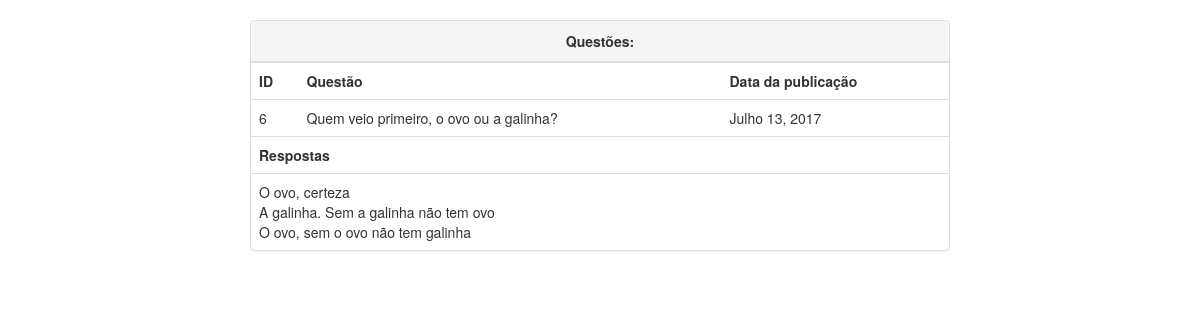
Screenshot of /question/6 with the database file from the repository.
### pools/models.py (models this page shows, shortened)
class Question(models.Model):
    question_text = models.CharField(max_length=255, null=False)
    closed = models.BooleanField(default=False)
    pub_date = models.DateField()

class Choice(models.Model):
    question = models.ForeignKey(Question, on_delete=models.CASCADE, null=True)
    choice_text = models.CharField(max_length=255)
    votes = models.IntegerField(default=0)
    def __str__(self):
        return self.choice_text

### pools/views.py (the view)
# urls.py: url(r'^question/(?P<question_id>\d+)$', views.exibir, name='exibir'),
def exibir(request, question_id):
    question = Question.objects.get(id=question_id)
    choices = question.choice_set.all()
    contexto = {'question': question, 'choices': choices}
    return render(request, 'question.html', contexto)

### pools/templates/question.html
{% extends 'base.html' %}
{% block body %}
<div class="panel panel-default">
    <div class="panel-heading text-center"><strong>Questões:</strong></div>
    <table class="table">
        <tr>
            <th>ID</th>
            <th>Questão</th>
            <th>Data da publicação</th>
        </tr>
        <tr>
            <td>{{question.id}}</td>
            <td>{{question.question_text}}</td>
            <td>{{question.pub_date}}</td>
        </tr>
    </table>
    <table class="table">
        <tr>
            <th>
                Respostas
            </th>
        </tr>
        <td>
        {% for i in choices %}
        {{i}}
        <br>
        {% endfor %}
        </td>
    </table>
</div>
{% endblock %}

### pools/static/styles/main.css (style rules this page uses)
body { padding-top: 20px; padding-bottom: 20px; }

### rows the page displays
Question: id "6", question_text "Quem veio primeiro, o ovo ou a galinha?", pub_date "Julho 13, 2017"
Choice: choice_text "O ovo, certeza"
Choice: choice_text "A galinha. Sem a galinha não tem ovo"
Choice: choice_text "O ovo, sem o ovo não tem galinha"
